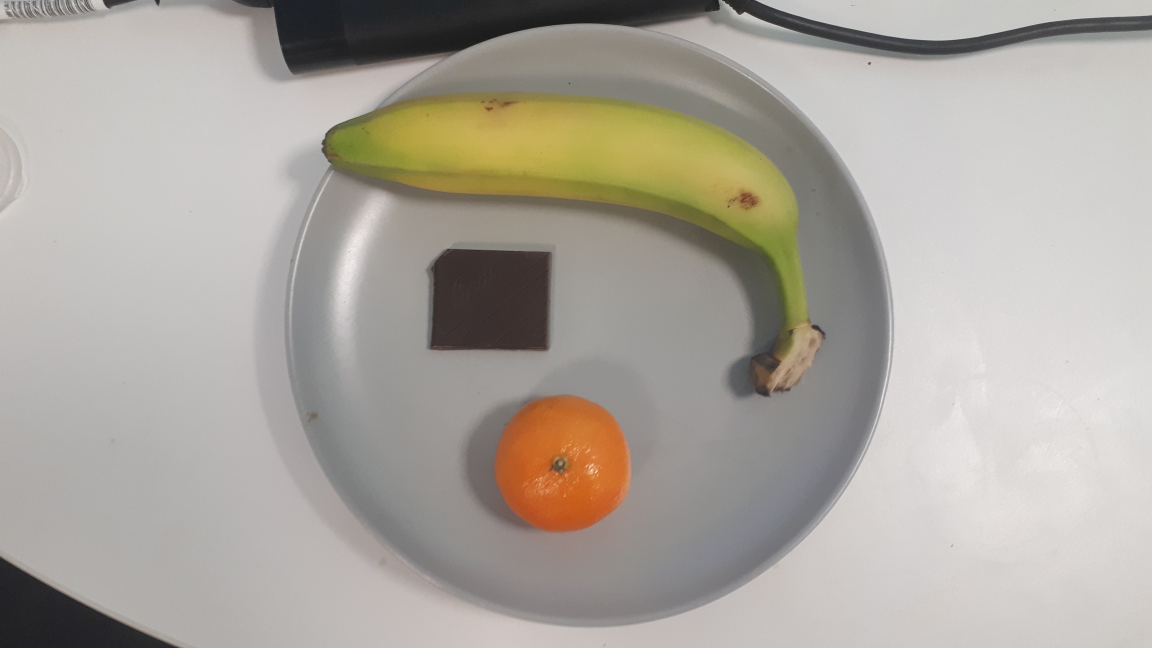
#> input picture Assignement3/Part 3/pic/part3_pic.jpg, 4608 x 2592 px (shown at 1/4 size)
$ python Part3_code.py
#> lines starting #> are read from the running program, lines starting #| are printed output that depends on the picture; after the words box and inside, x2 and y2 are one past the last pixel; in counts of white or black regions, pixels touching at a corner belong together; long printed decimals are rounded
import cv2
import numpy as np
import matplotlib.pyplot as plt
import math

def threshold(Tmin, Tmax, image):
    # grab the image dimensions
    h = image.shape[0]
    w = image.shape[1]

    # loop over the image, pixel by pixel
    for y in range(0, h):
        for x in range(0, w):
            # threshold the pixel
            if (image[y,x] >= Tmin) and (image[y,x] <= Tmax):
            	image[y, x] = 255
            else:
             	image[y, x] = 0


    # return the thresholded image
    return image

def get_pixels_width(img):
    max = 0
    min = 10000
    for y in range(len(img)):
        for x in range(len(img[y])):
            if(img[y,x] != 0):
                #check min
                if(x < min):
                    min = x
                #check max
                elif(x > max):
                    max = x
    return(min, max)

def calculate_distance(img, h, fov):
    min, max = get_pixels_width(img)
    dp = max-min
    width = img.shape[1]

    distance = width/dp * h/(2 * np.tan(fov/2))
    return(distance)


if(__name__ == '__main__'):
    #------------ Open Image ------------
    #path of the picutre
    name = "pic/part3_pic.jpg"

    img = cv2.imread(name)                              #open the image
#> img is the input picture: shape (2592, 4608, 3); mean B, G, R 157.8, 166, 171.3

    scale_percent = 20 # percent of original size
    width = int(img.shape[1] * scale_percent / 100)
#> width = 921
    height = int(img.shape[0] * scale_percent / 100)
#> height = 518
    dim = (width, height)
#> dim = (921, 518)
    resized = cv2.resize(img, dim, interpolation = cv2.INTER_AREA)
    cv2.imshow('resized', resized)
    cv2.waitKey(0)       #wait for a key to exit


    #------------ BRG ------------
    b, r, g = cv2.split(resized)
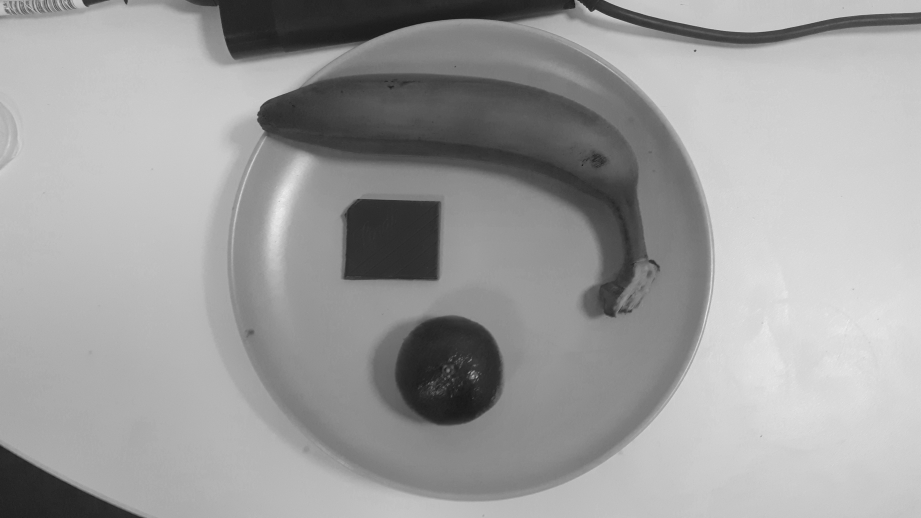
#> b: shape (518, 921); min 24, max 237, mean 157.8
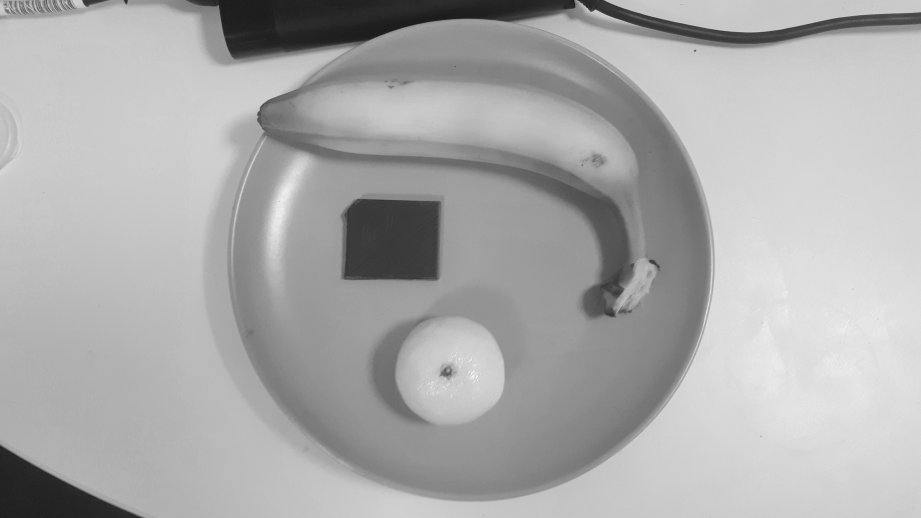
#> g: shape (518, 921); min 26, max 251, mean 171.3

    cv2.imshow('Blue', b)
    cv2.imshow('Red', r)
    cv2.imshow('Green', g)
    cv2.waitKey(0)

    cv2.imwrite("report_pic/brg/b.png", b)
    cv2.imwrite("report_pic/brg/r.png", r)
    cv2.imwrite("report_pic/brg/g.png", g)

    #------------ HSV ------------
    hsv = cv2.cvtColor(resized, cv2.COLOR_BGR2HSV)          #transform the image in HSV
#> hsv: shape (518, 921, 3); mean H, S, V 26.9, 22.2, 171.6
    h, s, v = cv2.split(hsv)                                #split HSV picture
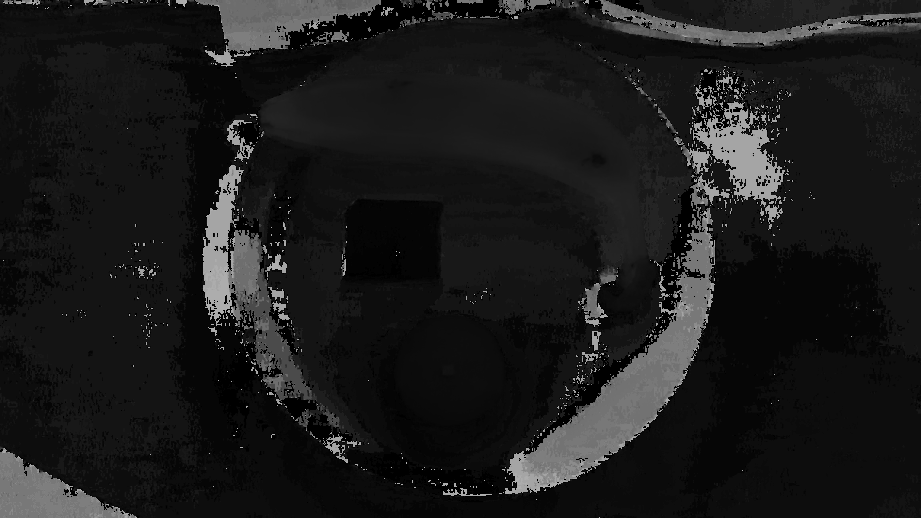
#> h: shape (518, 921); min 0, max 178, mean 26.9
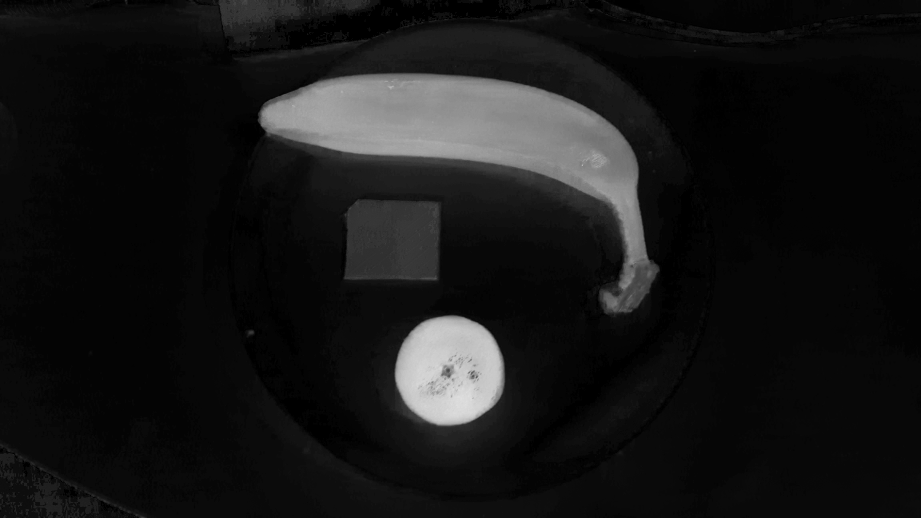
#> s: shape (518, 921); min 0, max 223, mean 22.2
    cv2.imshow("Hue", h)
    cv2.imshow("Saturation", s)
    cv2.imshow("Value", v)

    cv2.imwrite("report_pic/hsv/h.png", h)
    cv2.imwrite("report_pic/hsv/s.png", s)
    cv2.imwrite("report_pic/hsv/v.png", v)
    cv2.waitKey(0)


    #------------ Binary ------------
    for_binary = s           #keep the saturation one for the binary

    # find frequency of pixels in range 0-255
    hist_min = 0
    hist_max = 255
    histr = cv2.calcHist([for_binary],[hist_min],None,[hist_max],[hist_min,hist_max])
#> histr = 255 values, max 89862 at index 4, min 0 at index 224, mean 1870.9

    binary_img = threshold(0,164, for_binary)
#> after the loop in threshold, `for y in range(0, h):`:
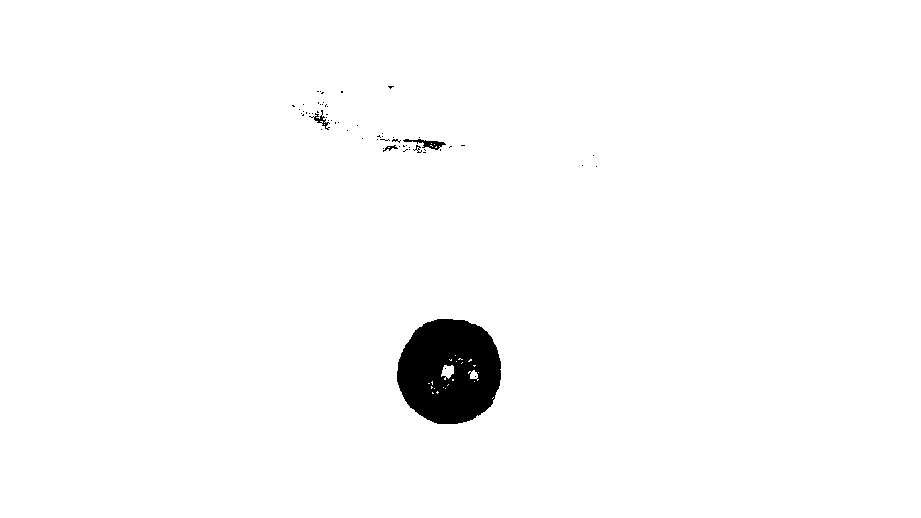
#> image: shape (518, 921); 98.1% white; 61 black regions (56 under 20 px), largest, box (x1, y1, x2, y2) and area: (397, 319, 501, 424) 8456, (403, 139, 446, 150) 184, (309, 110, 330, 130) 100, (383, 145, 398, 152) 39, (413, 145, 422, 153) 25

    #plot Histogram
    plt.plot(histr)
    plt.show()
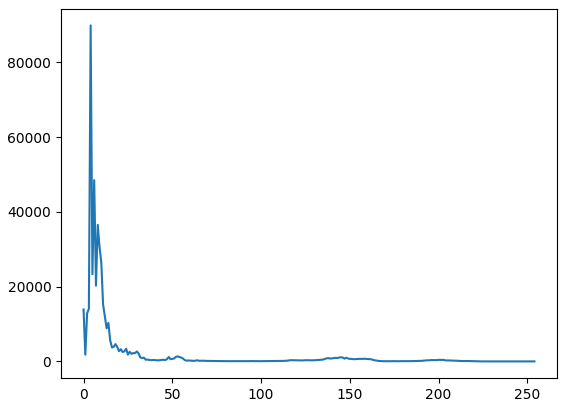
#> figure drawn by matplotlib, 1 panel; curve peaks at x = 4, y = 89862

    cv2.imshow('binary imgage',binary_img)
    cv2.imwrite("report_pic/binary_img.png", binary_img)

    cv2.waitKey(0)


    #------------ Dilation and Erotion ------------
    kernel_dilation_erosion = np.ones((5,5),np.uint8)   #Create a Kernel for erosion and dilation
    iteration = 2                                       #chose the number of itaration

    dilation = cv2.dilate(binary_img,kernel_dilation_erosion,iterations = iteration)
#> dilation: shape (518, 921); 98.8% white; 3 black regions (2 under 20 px), largest, box (x1, y1, x2, y2) and area: (401, 323, 497, 420) 5525
    erosion = cv2.erode(dilation,kernel_dilation_erosion    ,iterations = iteration+2)
#> erosion: shape (518, 921); 97.8% white; 1 black region, box (x1, y1, x2, y2) and area: (393, 315, 505, 428) 10407

    cv2.imshow('Dilation', dilation)
    cv2.imshow('Erosion', erosion)

    cv2.imwrite("report_pic/dilation.png", dilation)
    cv2.imwrite("report_pic/erosion.png", erosion)
    cv2.waitKey(0)


    #------------ Gaussian Filter ------------
    kernel_gaussian = (5,5)                             #Create a Kernel for gaussian filter
    blur_img = cv2.GaussianBlur(erosion,kernel_gaussian, cv2.BORDER_DEFAULT)

    cv2.imshow("Gaussian Smoothing",blur_img)
    cv2.imwrite("report_pic/Gaussian_Smoothing.png", blur_img)
    cv2.waitKey(0)

    #------------ Edge Detection ------------
    edge_detection = cv2.Canny(blur_img, 10, 250)
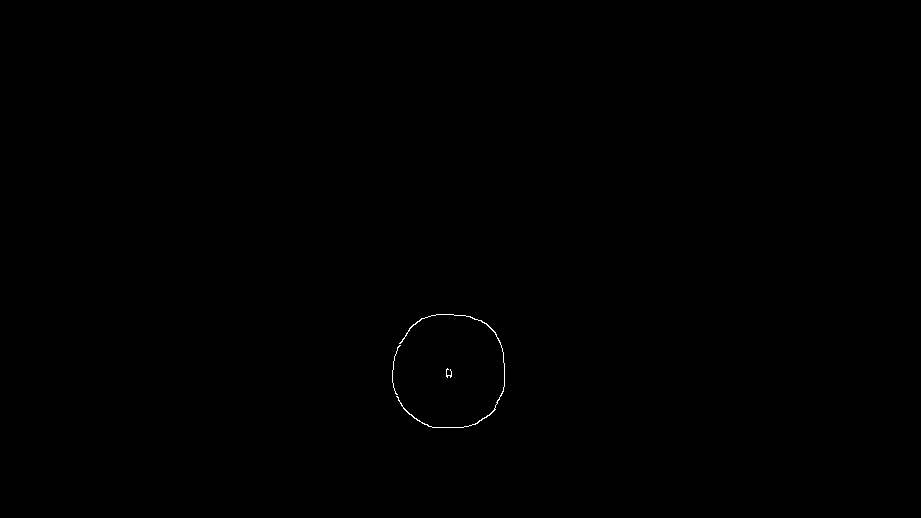
#> edge_detection: shape (518, 921); 0.09% white in thin lines or dots, all inside (x1, y1, x2, y2) = (392, 314, 505, 428)
    cv2.imshow("Edge_detection", edge_detection)
    cv2.imwrite("report_pic/Edge_detection.png", edge_detection)
    cv2.waitKey(0)


    #------------ get pixel ------------

    fov = 64
    object_size = 0.045

    distance = calculate_distance(edge_detection, object_size, math.radians(fov))
#> after the loop in get_pixels_width, `for y in range(len(img)):`: max = 504; min = 392
#> in calculate_distance, `min, max = get_pixels_width(img)`: max = 504
#> in calculate_distance, `dp = max-min`: dp = 112
#> in calculate_distance, `distance = width/dp * h/(2 * np.tan(fov/2))`: distance = 0.296
#> distance = 0.296
    print("the distance between the camera and the object is : ", distance, "m")
#| the distance between the camera and the object is :  0.2961 m
